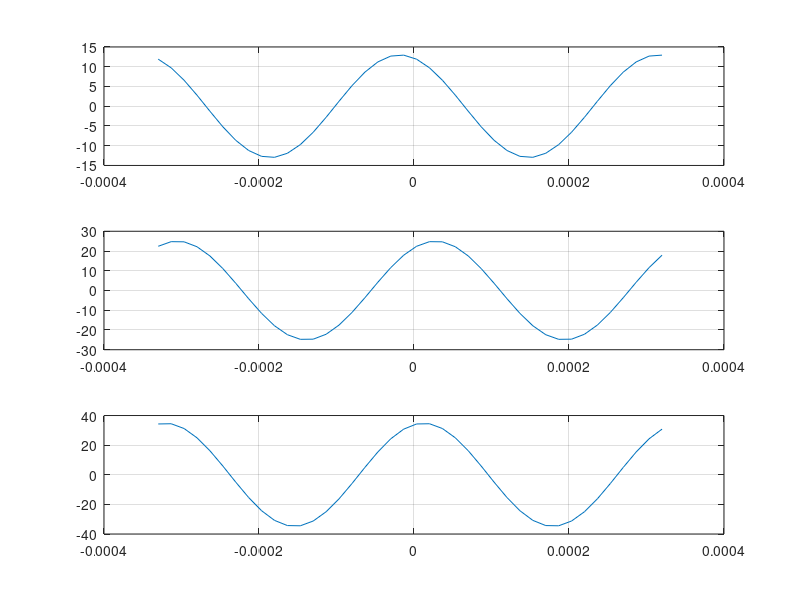

Write MATLAB code to recreate this figure.
A1=13;

A2=25;

f=60000;

dur=0.00033;

tt= -dur : 1/f : dur;

X1=A1*cos( (2*pi*3000*tt)+pi/9);

subplot(3,1,1);

plot(tt,X1),grid on

hold on

X2=A2*cos(( 2*pi*3000*tt) - pi/6 );

subplot(3,1,2)

plot(tt,X2),grid on

X3=X1+X2;

subplot(3,1,3);

plot(tt,X3), grid on